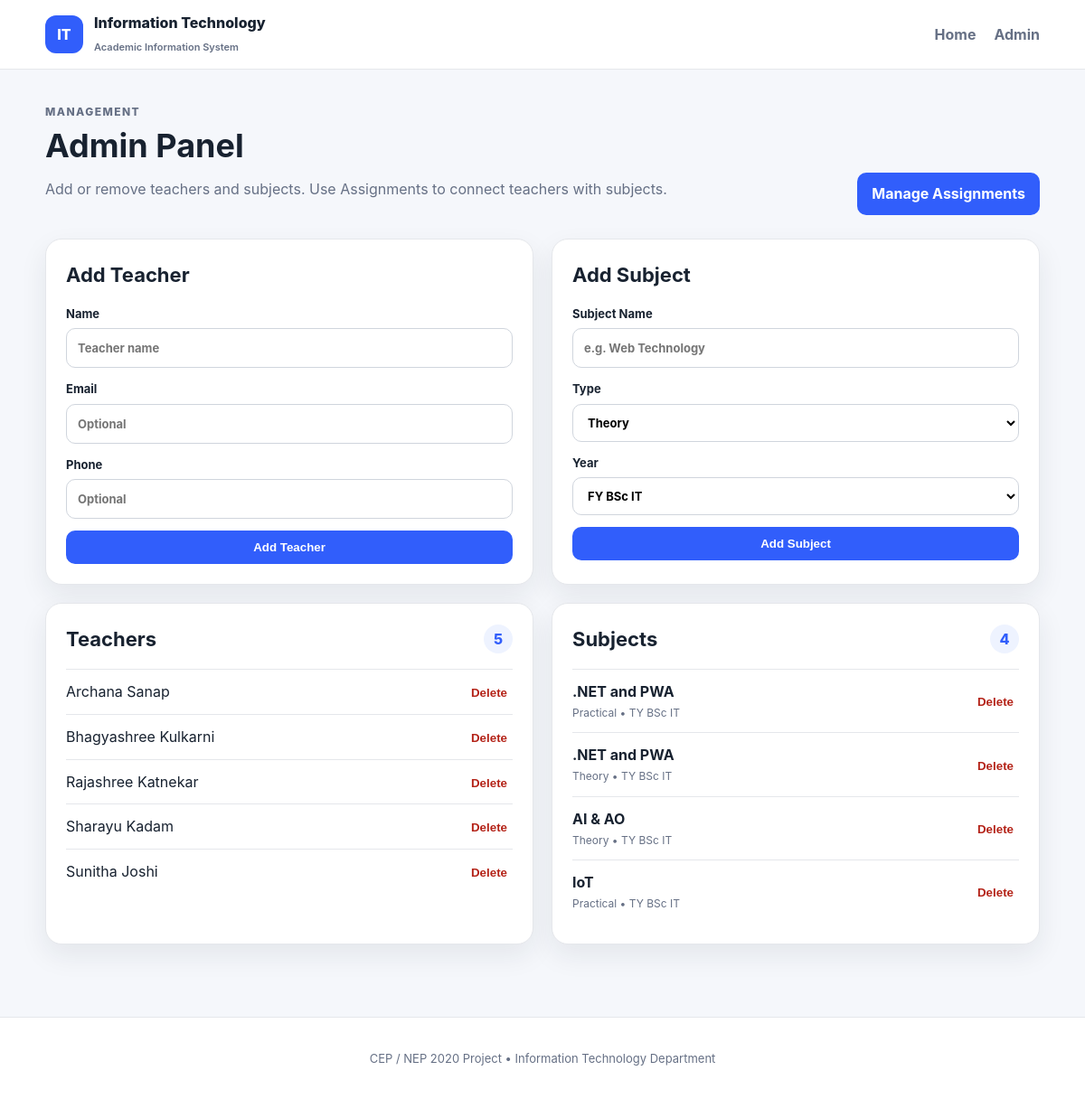
The page /admin on the database its author committed.
### tables this page shows
CREATE TABLE teachers (
    id INTEGER PRIMARY KEY AUTOINCREMENT,
    name TEXT NOT NULL,
    department TEXT NOT NULL DEFAULT 'Information Technology',
    email TEXT DEFAULT '',
    phone TEXT DEFAULT ''
);

CREATE TABLE subjects (
    id INTEGER PRIMARY KEY AUTOINCREMENT,
    name TEXT NOT NULL,
    subject_type TEXT NOT NULL,
    year_id INTEGER NOT NULL,
    FOREIGN KEY (year_id) REFERENCES years(id) ON DELETE CASCADE
);

CREATE TABLE years (
    id INTEGER PRIMARY KEY,
    name TEXT NOT NULL UNIQUE
);

### app.py (the view)
@app.route("/admin")
def admin():
    conn = get_db()
    teachers = conn.execute("SELECT * FROM teachers ORDER BY name").fetchall()
    subjects = conn.execute("""
        SELECT s.*, y.name AS year_name
        FROM subjects s
        JOIN years y ON y.id = s.year_id
        ORDER BY y.id, s.name, s.subject_type
    """).fetchall()
    conn.close()
    return render_template("admin.html", teachers=teachers, subjects=subjects)

### app.py (called while the page is built)
def get_db():
    conn = sqlite3.connect(DB_PATH)
    conn.row_factory = sqlite3.Row
    conn.execute("PRAGMA foreign_keys = ON")
    return conn

@app.context_processor
def inject_globals():
    return {"years": YEARS}

### templates/admin.html (shortened to what this page needs)
{% extends "base.html" %}
{% block content %}
<div class="page-heading">
    <div>
        <p class="eyebrow">Management</p>
        <h1>Admin Panel</h1>
        <p>Add or remove teachers and subjects. Use Assignments to connect teachers with subjects.</p>
    </div>
    <a class="button" href="{{ url_for('assignments') }}">Manage Assignments</a>
</div>
<div class="admin-grid">
    <section class="panel">
        <div class="panel-head"><h2>Add Teacher</h2></div>
        <form method="post" action="{{ url_for('add_teacher') }}" class="form">
            <label>Name<input name="name" placeholder="Teacher name" required></label>
            <label>Email<input name="email" type="email" placeholder="Optional"></label>
            <label>Phone<input name="phone" placeholder="Optional"></label>
            <button class="button" type="submit">Add Teacher</button>
        </form>
    </section>
    <section class="panel">
        <div class="panel-head"><h2>Add Subject</h2></div>
        <form method="post" action="{{ url_for('add_subject') }}" class="form">
            <label>Subject Name<input name="name" placeholder="e.g. Web Technology" required></label>
            <label>Type
                <select name="subject_type" required>
                    <option value="Theory">Theory</option>
                </select>
            </label>
            <label>Year
                <select name="year_id" required>
                    {% for y in years %}<option value="{{ y[0] }}">{{ y[1] }}</option>{% endfor %}
                </select>
            </label>
            <button class="button" type="submit">Add Subject</button>
        </form>
    </section>
</div>
<div class="two-col">
<section class="panel">
    <div class="panel-head"><h2>Teachers</h2><span class="count">{{ teachers|length }}</span></div>
    <div class="admin-list">
    {% for teacher in teachers %}
        <div class="admin-row">
            <span>{{ teacher.name }}</span>
            <form method="post" action="{{ url_for('delete_teacher', teacher_id=teacher.id) }}" onsubmit="return confirm('Delete this teacher?');">
                <button class="danger-link" type="submit">Delete</button>
            </form>
        </div>
    {% endfor %}
    </div>
</section>
<section class="panel">
    <div class="panel-head"><h2>Subjects</h2><span class="count">{{ subjects|length }}</span></div>
    <div class="admin-list">
    {% for subject in subjects %}
        <div class="admin-row">
            <span><strong>{{ subject.name }}</strong><small>{{ subject.subject_type }} • {{ subject.year_name }}</small></span>
            <form method="post" action="{{ url_for('delete_subject', subject_id=subject.id) }}" onsubmit="return confirm('Delete this subject?');">
                <button class="danger-link" type="submit">Delete</button>
            </form>
        </div>
    {% endfor %}
    </div>
</section>
</div>
{% endblock %}

### templates/base.html (shortened to what this page needs)
<!doctype html>
<html lang="en">
<head>
    <link rel="stylesheet" href="{{ url_for('static', filename='style.css') }}">
</head>
<body>
<header class="topbar">
    <div class="container nav">
        <a class="brand" href="{{ url_for('index') }}">
            <span class="brand-mark">IT</span>
            <span>Information Technology<br><small>Academic Information System</small></span>
        </a>
        <nav>
            <a href="{{ url_for('index') }}">Home</a>
            <a href="{{ url_for('admin') }}">Admin</a>
        </nav>
    </div>
</header>
<main class="container main">
    {% block content %}{% endblock %}
</main>
<footer>
    <div class="container">
        <p>CEP / NEP 2020 Project • Information Technology Department</p>
    </div>
</footer>
</body>
</html>

### static/style.css (style rules this page uses)
:root { --bg:#f5f7fb; --surface:#ffffff; --text:#182230; --muted:#667085; --line:#e5e7eb; --primary:#315efb; --primary-dark:#2348c9; --soft:#eef3ff; --success:#e9f8ef; --danger:#b42318; --shadow:0 12px 30px rgba(24,34,48,.08); --radius:18px; }
* { box-sizing:border-box }
body { margin:0;background:var(--bg);color:var(--text);font-family:Inter,Segoe UI,Arial,sans-serif;line-height:1.55 }
a { color:inherit;text-decoration:none }
.container { width:min(1100px,92%);margin:auto }
.topbar { background:var(--surface);border-bottom:1px solid var(--line);position:sticky;top:0;z-index:10 }
.nav { min-height:76px;display:flex;align-items:center;justify-content:space-between;gap:24px }
.brand { display:flex;align-items:center;gap:12px;font-weight:800 }
.brand small { font-size:11px;color:var(--muted);font-weight:600 }
.brand-mark { width:42px;height:42px;border-radius:12px;background:var(--primary);color:white;display:grid;place-items:center }
nav { display:flex;gap:20px }
nav a { font-weight:650;color:var(--muted) }
.main { padding:38px 0 60px;min-height:calc(100vh - 140px) }
.eyebrow { text-transform:uppercase;letter-spacing:.12em;font-size:12px;font-weight:800;color:var(--primary);margin:0 0 8px }
h1 { font-size:clamp(30px,5vw,48px);line-height:1.1;margin:0 0 12px }
h2 { font-size:22px;margin:0 }
.button { display:inline-block;border:0;border-radius:10px;padding:11px 16px;background:var(--primary);color:white;font-weight:750;cursor:pointer }
.page-heading { display:flex;justify-content:space-between;align-items:flex-end;gap:20px;margin-bottom:26px }
.page-heading h1 { font-size:36px }
.page-heading p { color:var(--muted) }
.two-col { display:grid;grid-template-columns:1fr 1fr;gap:20px }
.panel { background:var(--surface);border:1px solid var(--line);border-radius:var(--radius);padding:22px;box-shadow:var(--shadow);margin-bottom:20px }
.panel-head { display:flex;justify-content:space-between;align-items:center;margin-bottom:16px }
.count { min-width:32px;height:32px;padding:0 9px;border-radius:999px;background:var(--soft);color:var(--primary);display:grid;place-items:center;font-weight:800 }
.list-item small,.admin-row small { display:block;color:var(--muted);font-size:12px;margin-top:2px }
.admin-grid { display:grid;grid-template-columns:1fr 1fr;gap:20px }
.form { display:grid;gap:13px }
.form label { font-size:13px;font-weight:750 }
input,select { display:block;width:100%;margin-top:6px;padding:11px 12px;border:1px solid #d0d5dd;border-radius:10px;background:white;font:inherit }
.admin-list { display:flex;flex-direction:column }
.admin-row { display:flex;justify-content:space-between;align-items:center;gap:10px;padding:12px 0;border-top:1px solid var(--line) }
.danger-link { background:none;border:0;color:var(--danger);font-weight:750;cursor:pointer }
footer { border-top:1px solid var(--line);background:white;color:var(--muted);padding:22px 0;text-align:center;font-size:13px }

### rows shown on the page
teachers: name "Archana Sanap"
teachers: name "Bhagyashree Kulkarni"
teachers: name "Rajashree Katnekar"
teachers: name "Sharayu Kadam"
teachers: name "Sunitha Joshi"
subjects: name ".NET and PWA", subject_type "Practical", year_name "TY BSc IT"
subjects: name ".NET and PWA", subject_type "Theory", year_name "TY BSc IT"
subjects: name "AI & AO", subject_type "Theory", year_name "TY BSc IT"
subjects: name "IoT", subject_type "Practical", year_name "TY BSc IT"

### other values the page prints
{{ teachers|length }} "5"
{{ subjects|length }} "4"
form field year_id "FY BSc IT"
